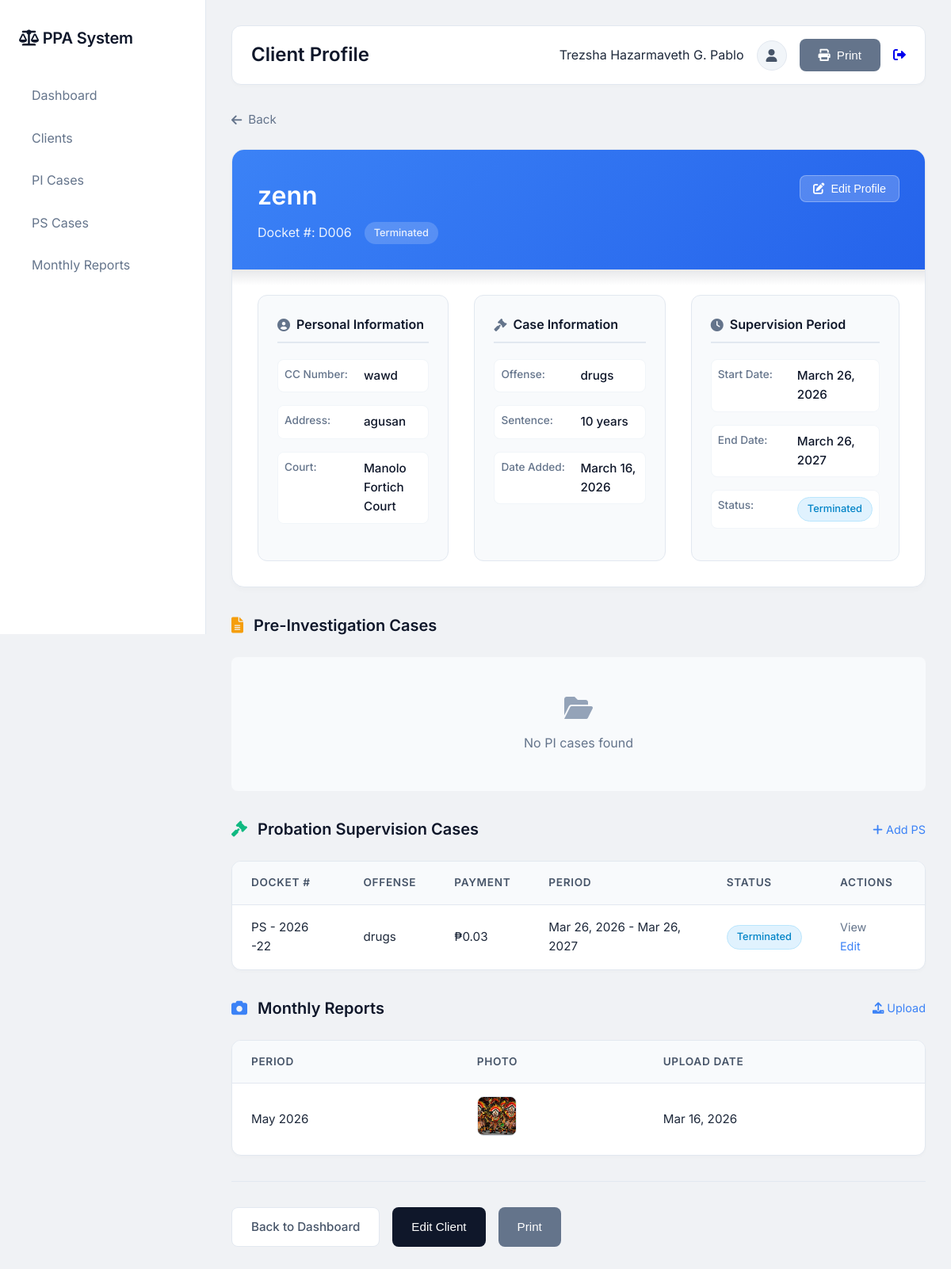
Page /client_details.php?id=13 (signed in) on the committed database.
### tables this page shows
CREATE TABLE `clients` (
  `id` int(11) NOT NULL,
  `docket_number` varchar(50) DEFAULT NULL,
  `name` varchar(100) DEFAULT NULL,
  `cc_number` varchar(50) DEFAULT NULL,
  `court` varchar(100) DEFAULT NULL,
  `offense` varchar(100) DEFAULT NULL,
  `sentence` varchar(100) DEFAULT NULL,
  `address` text DEFAULT NULL,
  `contact_number` varchar(20) DEFAULT NULL,
  `status` varchar(50) DEFAULT NULL,
  `case_type` varchar(10) DEFAULT NULL,
  `created_at` timestamp NOT NULL DEFAULT current_timestamp(),
  `start_date` date DEFAULT NULL,
  `end_date` date DEFAULT NULL,
  `payment` decimal(10,2) DEFAULT 0.00,
  `pi_case_id` int(11) DEFAULT NULL,
  `ps_case_id` int(11) DEFAULT NULL,
  `case_status` varchar(50) DEFAULT 'Pending',
  `phone_number` varchar(20) DEFAULT NULL
);

CREATE TABLE `probation_supervision` (
  `id` int(11) NOT NULL,
  `docket_number` varchar(50) DEFAULT NULL,
  `name` varchar(255) NOT NULL,
  `offense` text DEFAULT NULL,
  `payment` decimal(10,2) DEFAULT 0.00,
  `address` text DEFAULT NULL,
  `start_date` date DEFAULT NULL,
  `end_date` date DEFAULT NULL,
  `supervising_officer` varchar(255) DEFAULT NULL,
  `status` enum('Active','Terminated','Revoked','Completed') DEFAULT 'Active',
  `monthly_fee` decimal(10,2) DEFAULT 500.00,
  `last_payment_date` date DEFAULT NULL,
  `next_payment_date` date DEFAULT NULL,
  `created_by` int(11) DEFAULT NULL,
  `created_at` timestamp NOT NULL DEFAULT current_timestamp(),
  `updated_at` timestamp NULL DEFAULT NULL ON UPDATE current_timestamp(),
  `client_id` int(11) DEFAULT NULL,
  `source_pi_id` int(11) DEFAULT NULL
);

CREATE TABLE `monthly_reports` (
  `id` int(11) NOT NULL,
  `probationer_id` int(11) NOT NULL,
  `report_month` int(11) NOT NULL,
  `report_year` int(11) NOT NULL,
  `photo` varchar(255) NOT NULL,
  `uploaded_by` int(11) DEFAULT NULL,
  `upload_date` timestamp NOT NULL DEFAULT current_timestamp()
);

### client_details.php (the view, shortened to what this page needs)
<?php
include 'config/database.php';
$client_id = $_GET['id'] ?? 0;
$user_role = $_SESSION['role'] ?? 'staff';
$can_edit = ($user_role == 'main' || $user_role == 'admin');
$fullname = $_SESSION['fullname'] ?? 'User';
$client_query = mysqli_query($conn, "SELECT * FROM clients WHERE id='$client_id'");
$client = mysqli_fetch_assoc($client_query);
$pi_cases = mysqli_query($conn, "SELECT * FROM pre_investigation WHERE client_id='$client_id' ORDER BY created_at DESC");
$ps_cases = mysqli_query($conn, "SELECT * FROM probation_supervision WHERE client_id='$client_id' ORDER BY created_at DESC");
$reports = mysqli_query($conn, "SELECT * FROM monthly_reports WHERE probationer_id='$client_id' ORDER BY report_year DESC, report_month DESC");
?>
<!DOCTYPE html>
<html lang="en">
<head>
    <link rel="stylesheet" href="https://cdnjs.cloudflare.com/ajax/libs/font-awesome/6.0.0/css/all.min.css">
</head>
<body>
    <div class="app">
        <div class="sidebar">
            <div class="logo">
                <i class="fas fa-scale-balanced"></i> PPA System
            </div>
            <a href="dashboard.php" class="nav-item">Dashboard</a>
            <a href="clients.php" class="nav-item">Clients</a>
            <a href="pi_list.php" class="nav-item">PI Cases</a>
            <a href="ps_list.php" class="nav-item">PS Cases</a>
            <a href="monthly_reports.php" class="nav-item">Monthly Reports</a>
        </div>
        <div class="main">
            <div class="top-bar">
                <h1 class="page-title">Client Profile</h1>
                <div class="user-menu">
                    <span><?php echo htmlspecialchars($fullname); ?></span>
                    <div class="avatar"><i class="fas fa-user"></i></div>
                    <button onclick="window.print()" class="btn print-btn"><i class="fas fa-print"></i> Print</button>
                    <a href="logout.php"><i class="fas fa-sign-out-alt"></i></a>
                </div>
            </div>
            <a href="javascript:history.back()" class="back-link"><i class="fas fa-arrow-left"></i> Back</a>
            <div class="client-profile">
                <div class="profile-header">
                    <div>
                        <div class="profile-name"><?php echo htmlspecialchars($client['name']); ?></div>
                        <div class="profile-docket">
                            <span>Docket #: <?php echo $client['docket_number']; ?></span>
                            <span class="status-badge"><?php echo $client['status']; ?></span>
                        </div>
                    </div>
                    <?php if($can_edit): ?>
                    <button class="edit-profile-btn" onclick="openModal('editClientModal')">
                        <i class="fas fa-edit"></i> Edit Profile
                    </button>
                    <?php endif; ?>
                </div>
                <div class="profile-body">
                    <div class="info-grid">
                        <div class="info-section">
                            <div class="section-title"><i class="fas fa-user-circle"></i> Personal Information</div>
                            <div class="info-row"><span class="info-label">CC Number:</span><span class="info-value"><?php echo $client['cc_number'] ?: 'N/A'; ?></span></div>
                            <div class="info-row"><span class="info-label">Address:</span><span class="info-value"><?php echo $client['address']; ?></span></div>
                            <div class="info-row"><span class="info-label">Court:</span><span class="info-value"><?php echo $client['court']; ?></span></div>
                        </div>
                        <div class="info-section">
                            <div class="section-title"><i class="fas fa-gavel"></i> Case Information</div>
                            <div class="info-row"><span class="info-label">Offense:</span><span class="info-value"><?php echo $client['offense']; ?></span></div>
                            <div class="info-row"><span class="info-label">Sentence:</span><span class="info-value"><?php echo $client['sentence']; ?></span></div>
                            <div class="info-row"><span class="info-label">Date Added:</span><span class="info-value"><?php echo date('F d, Y', strtotime($client['created_at'])); ?></span></div>
                        </div>
                        <div class="info-section">
                            <div class="section-title"><i class="fas fa-clock"></i> Supervision Period</div>
                            <?php $latest_ps = mysqli_fetch_assoc(mysqli_query($conn, "SELECT * FROM probation_supervision WHERE client_id='$client_id' ORDER BY created_at DESC LIMIT 1")); ?>
                            <div class="info-row"><span class="info-label">Start Date:</span><span class="info-value"><?php echo ($latest_ps) ? date('F d, Y', strtotime($latest_ps['start_date'])) : 'N/A'; ?></span></div>
                            <div class="info-row"><span class="info-label">End Date:</span><span class="info-value"><?php echo ($latest_ps) ? date('F d, Y', strtotime($latest_ps['end_date'])) : 'N/A'; ?></span></div>
                            <div class="info-row"><span class="info-label">Status:</span><span class="info-value"><span class="status-badge status-<?php echo $client['status']; ?>"><?php echo $client['status']; ?></span></span></div>
                        </div>
                    </div>
                </div>
            </div>
            <div class="cards-section">
                <div class="section-header">
                    <h2><i class="fas fa-file-lines" style="color:#f59e0b;"></i> Pre-Investigation Cases</h2>
                </div>
                <?php if(mysqli_num_rows($pi_cases) > 0): ?>
                    <div class="table-container">
                        <table>
                            <thead>
                                <tr>
                                    <th>Docket #</th>
                                    <th>Offense</th>
                                    <th>Investigator</th>
                                    <th>Date Filed</th>
                                    <th>Status</th>
                                    <th>Actions</th>
                                </tr>
                            </thead>
                            <tbody>
                                <?php while($pi = mysqli_fetch_assoc($pi_cases)): ?>
                                <tr>
                                    <td><?php echo $pi['docket_number']; ?></td>
                                    <td><?php echo $pi['offense']; ?></td>
                                    <td><?php echo $pi['investigator']; ?></td>
                                    <td><?php echo date('M d, Y', strtotime($pi['date_filed'])); ?></td>
                                    <td><span class="status-badge status-<?php echo $pi['status']; ?>"><?php echo $pi['status']; ?></span></td>
                                    <td>
                                        <a href="pi_view.php?id=<?php echo $pi['id']; ?>" class="action-link">View</a>
                                        <?php if($can_edit): ?>
                                        <span class="action-link edit-link" onclick='openEditPIModal(<?php echo json_encode($pi); ?>)'>Edit</span>
                                        <?php endif; ?>
                                    </td>
                                </tr>
                                <?php endwhile; ?>
                            </tbody>
                        </table>
                    </div>
                <?php else: ?>
                    <div class="no-data"><i class="fas fa-folder-open"></i><p>No PI cases found</p></div>
                <?php endif; ?>
            </div>
            <?php if(mysqli_num_rows($ps_cases) > 0): ?>
            <div class="cards-section">
                <div class="section-header">
                    <h2><i class="fas fa-gavel" style="color:#10b981;"></i> Probation Supervision Cases</h2>
                    <?php if($can_edit): ?>
                        <a href="ps_add.php?client_id=<?php echo $client_id; ?>" class="view-all"><i class="fas fa-plus"></i> Add PS</a>
                    <?php endif; ?>
                </div>
                <div class="table-container">
                    <table>
                        <thead>
                            <tr>
                                <th>Docket #</th>
                                <th>Offense</th>
                                <th>Payment</th>
                                <th>Period</th>
                                <th>Status</th>
                                <th>Actions</th>
                            </tr>
                        </thead>
                        <tbody>
                            <?php while($ps = mysqli_fetch_assoc($ps_cases)): ?>
                            <tr>
                                <td><?php echo $ps['docket_number']; ?></td>
                                <td><?php echo $ps['offense']; ?></td>
                                <td>₱<?php echo number_format($ps['payment'], 2); ?></td>
                                <td><?php echo date('M d, Y', strtotime($ps['start_date'])); ?> - <?php echo date('M d, Y', strtotime($ps['end_date'])); ?></td>
                                <td><span class="status-badge status-<?php echo $ps['status']; ?>"><?php echo $ps['status']; ?></span></td>
                                <td>
                                    <a href="ps_view.php?id=<?php echo $ps['id']; ?>" class="action-link">View</a>
                                    <?php if($can_edit): ?>
                                    <span class="action-link edit-link" onclick='openEditPSModal(<?php echo json_encode($ps); ?>)'>Edit</span>
                                    <?php endif; ?>
                                </td>
                            </tr>
                            <?php endwhile; ?>
                        </tbody>
                    </table>
                </div>
            </div>
            <?php endif; ?>
            <div class="cards-section">
                <div class="section-header">
                    <h2><i class="fas fa-camera" style="color:#3b82f6;"></i> Monthly Reports</h2>
                    <a href="dashboard.php" class="view-all"><i class="fas fa-upload"></i> Upload</a>
                </div>
                <?php if(mysqli_num_rows($reports) > 0): ?>
                    <div class="table-container">
                        <table>
                            <thead>
                                <tr>
                                    <th>Period</th>
                                    <th>Photo</th>
                                    <th>Upload Date</th>
                                </tr>
                            </thead>
                            <tbody>
                                <?php while($report = mysqli_fetch_assoc($reports)): ?>
                                <tr>
                                    <td><?php echo date("F Y", mktime(0,0,0,$report['report_month'],1,$report['report_year'])); ?></td>
                                    <td><img src="uploads/<?php echo $report['photo']; ?>" class="photo-thumb" onclick="window.open('uploads/<?php echo $report['photo']; ?>')"></td>
                                    <td><?php echo date("M d, Y", strtotime($report['upload_date'])); ?></td>
                                </tr>
                                <?php endwhile; ?>
                            </tbody>
                        </table>
                    </div>
                <?php else: ?>
                    <div class="no-data"><i class="fas fa-camera"></i><p>No reports found</p></div>
                <?php endif; ?>
            </div>
            <div class="action-buttons">
                <a href="dashboard.php" class="btn btn-secondary">Back to Dashboard</a>
                <?php if($can_edit): ?>
                    <button onclick="openModal('editClientModal')" class="btn btn-primary">Edit Client</button>
                <?php endif; ?>
                <button onclick="window.print()" class="btn print-btn">Print</button>
            </div>
        </div>
    </div>
</body>
</html>

### rows in the picture
clients: name "zenn", docket_number "D006", status "Terminated", cc_number "wawd", address "agusan", court "Manolo Fortich Court", offense "drugs", sentence "10 years", created_at "March 16, 2026"
probation_supervision: start_date "March 26, 2026", end_date "March 26, 2027", docket_number "PS - 2026 -22", offense "drugs", payment "0.03", start_date "Mar 26, 2026", end_date "Mar 26, 2027", status "Terminated"
monthly_reports: report_month+report_year "May 2026", photo (picture), upload_date "Mar 16, 2026"

### other values in the picture
$fullname "Trezsha Hazarmaveth G. Pablo"
